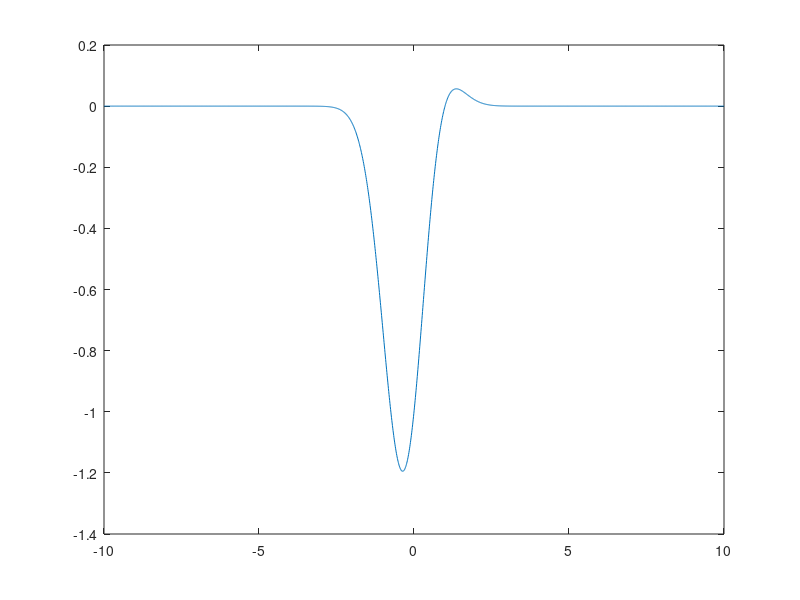

The MATLAB script that drew this image: (Note: this script raises an error after producing the figure.)
% hw06.m          -
% Daniel Ketterer -
% MTH 6150        -

%%%Problem 1
clear all;
fun = @(x) (x-1).*exp(-x.^2);
t = linspace(-10,10,2000);
plot(t,fun(t))
a = -1;
b = 0;
tol = 1e-08;
kmax = 10000;
[xmin ,fmin ,iter ] = golden(fun, a, b, tol, kmax)

%%%Problem 2
clear all;
Ffun = @(x) x(1).^4+x(1)*x(2)+(1+x(2)).^2;
Jfun = @(x) [4*x(1).^3+x(2);x(1)+2*(1+x(2))];
Hfun = @(x) [12*x(1).^2, 1; 1, 2];
nmax = 100000;
tol = 1e-08;
x0 =[.75;-1.25];
[x,F,iter] = newtonsys(Jfun,Hfun, x0 ,tol, nmax)
Ffun(x)
x0 =[0;0];
[x,F,iter] = newtonsys(Jfun,Hfun, x0 ,tol, nmax)
Ffun(x)
[X,Y] = meshgrid(-3:0.1:3,-6:6);
Z = X.^4+X.*Y+(1+Y).^2;
surf(X,Y,Z)

%%%Problem 3
clear all;
fun=@(x)100*(x(2)-x(1)^2)^2+(1-x(1))^2;
grad=@(x) [-400*x(1)*x(2)+400*x(1)^3+2*x(1)-2;200*x(2)-200*x(1)^2]
x0 =[-1.2;1];
tol = 1e-08;
kmax = 10000;
method = 1;
Hess =@(x) [-400*x(2)+1200*x(1)^2+2,-400*x(1);-400*x(1),200];
H=Hess(x0);
[x,err ,iter ]= descent (fun ,grad ,x0 ,tol ,kmax ,method,Hess )
method = 2;
[x,err ,iter ]= descent (fun ,grad ,x0 ,tol ,kmax ,method,H )
method = 3;
[x,err ,iter ]= descent (fun ,grad ,x0 ,tol ,kmax ,method )
method = 42;
[x,err ,iter ]= descent (fun ,grad ,x0 ,tol ,kmax ,method )
